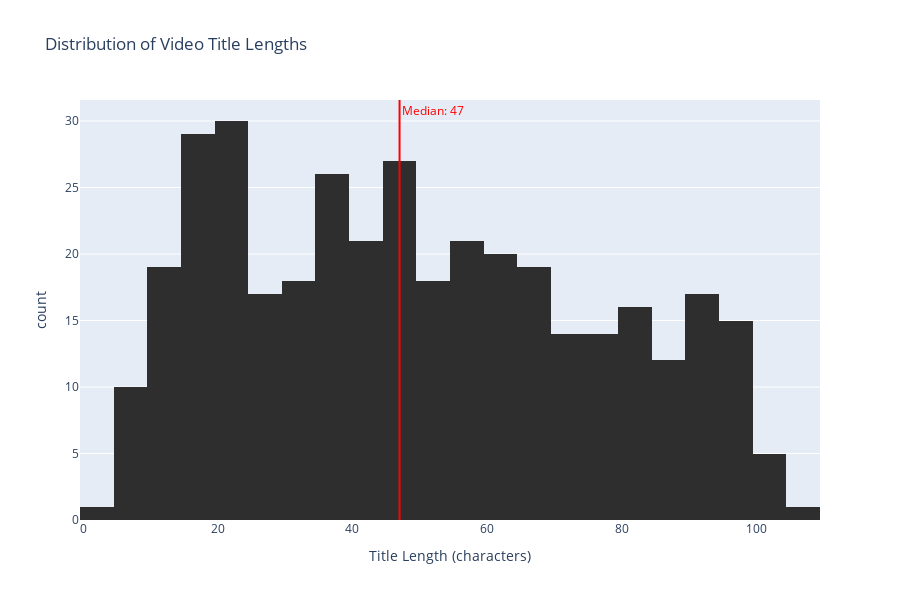

Notebook cell for this chart:
### Code cell
video_df['title_length'] = video_df['title'].str.len()
median_len = video_df['title_length'].median()

fig = px.histogram(video_df, x='title_length', nbins=30,
                   title="Distribution of Video Title Lengths",
                   labels={'title_length': 'Title Length (characters)'})

fig.update_traces(marker_color='#2e2e2e')  

fig.add_vline(x=median_len, line_color='red', line_width=2,
              annotation_text=f"Median: {int(median_len)}",
              annotation_position="top right",
              annotation_font_color="red")

fig.update_layout(
    width=900, height=600
)

# fig.show()

### Figure 1 — Plotly figure (JSON) as saved in the notebook; plotly's stock layout.template omitted (floating-point values rounded to 4 significant figures; data arrays with more than 128 entries replaced by an {"elided": "..."} marker saying what was removed)
{"data": [{"alignmentgroup": "True", "bingroup": "x", "hovertemplate": "Title Length (characters)=%{x}<br>count=%{y}<extra></extra>", "legendgroup": "", "marker": {"color": "#2e2e2e", "pattern": {"shape": ""}}, "name": "", "nbinsx": 30, "offsetgroup": "", "orientation": "v", "showlegend": false, "type": "histogram", "x": {"elided": "370 int values"}, "xaxis": "x", "yaxis": "y"}], "layout": {"annotations": [{"font": {"color": "red"}, "showarrow": false, "text": "Median: 47", "x": 47, "xanchor": "left", "xref": "x", "y": 1, "yanchor": "top", "yref": "y domain"}], "barmode": "relative", "height": 600, "legend": {"tracegroupgap": 0}, "shapes": [{"line": {"color": "red", "width": 2}, "type": "line", "x0": 47, "x1": 47, "xref": "x", "y0": 0, "y1": 1, "yref": "y domain"}], "title": {"text": "Distribution of Video Title Lengths"}, "width": 900, "xaxis": {"anchor": "y", "autorange": true, "domain": [0, 1], "range": [-0.5, 109.5], "title": {"text": "Title Length (characters)"}, "type": "linear"}, "yaxis": {"anchor": "x", "autorange": true, "domain": [0, 1], "range": [0, 31.58], "title": {"text": "count"}}}}
